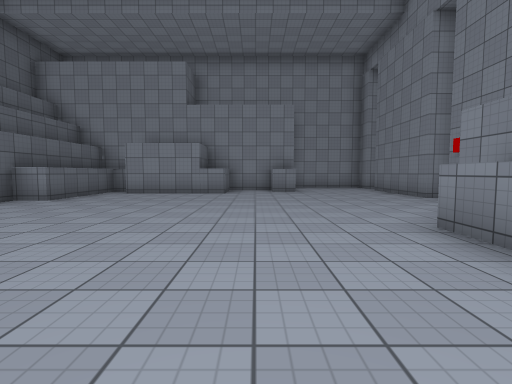
[1] (above)

12 first-person views from a walk through a scene from a Unity 3-D project. The camera is 1.3 m above the floor, tilts 4° down and sees 85° across. The floor is counted in squares, 2 m on a side. Each view is taken from the middle of a square. On the plan, view 1 faces up. The plan holds only what a view shows up to about 9 squares ahead; the rest is blank. The place goes on beyond the plan. The player character is not drawn. Surface patterns are stand-ins for the level's own textures.

[2]
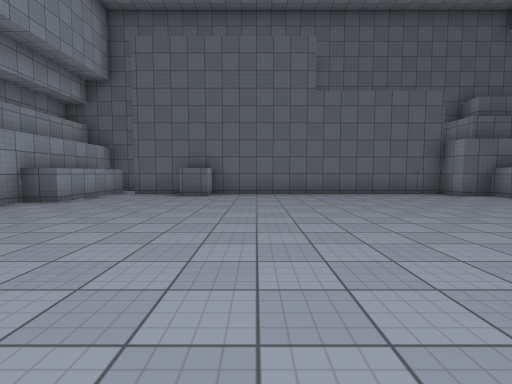

[3]
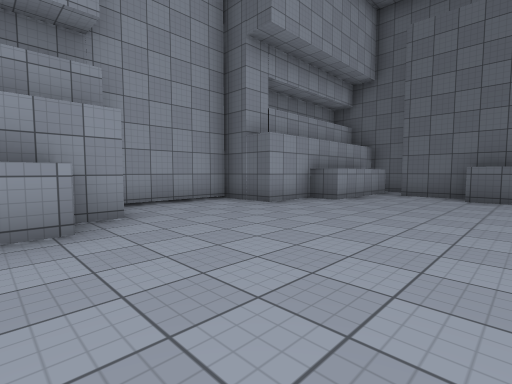

[4]
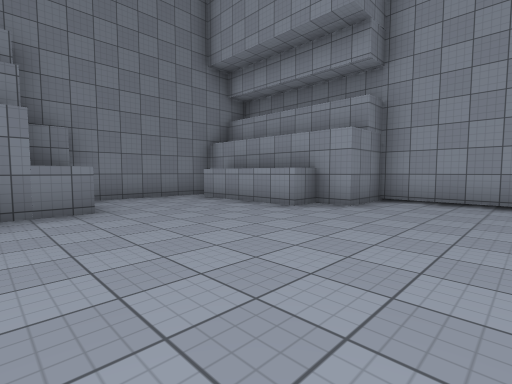

[5]
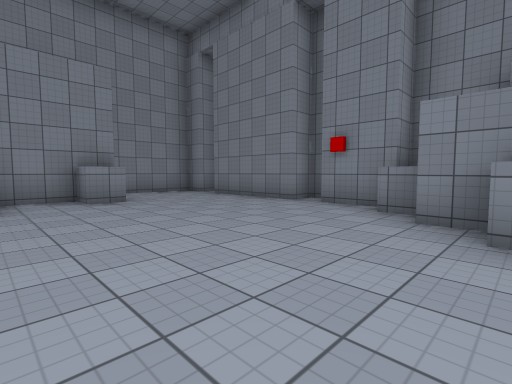

[6]
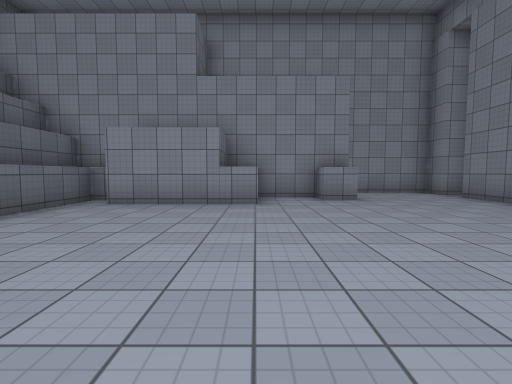

[7]
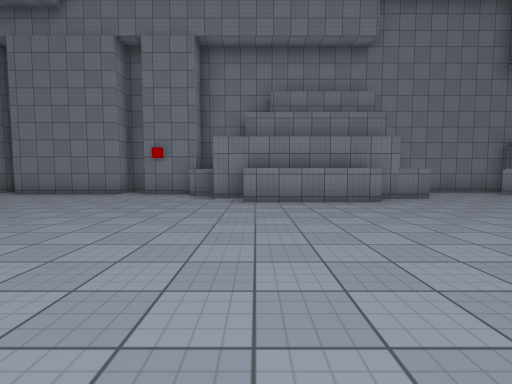

[8]
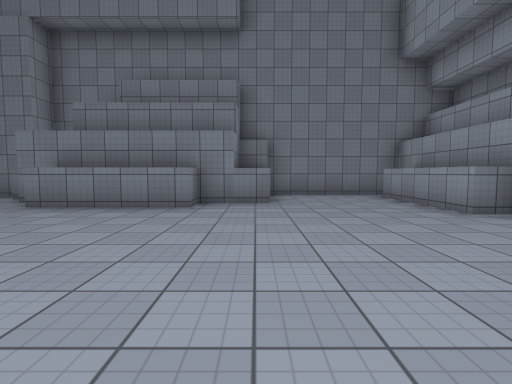

[9]
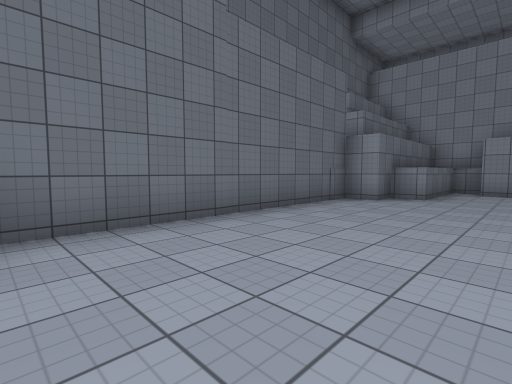

[10]
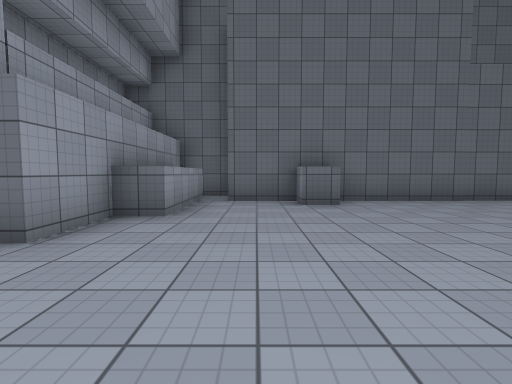

[11]
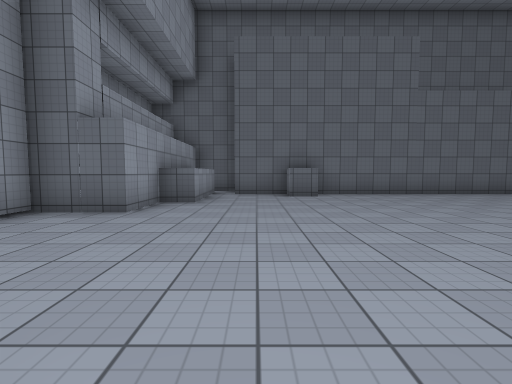

[12]
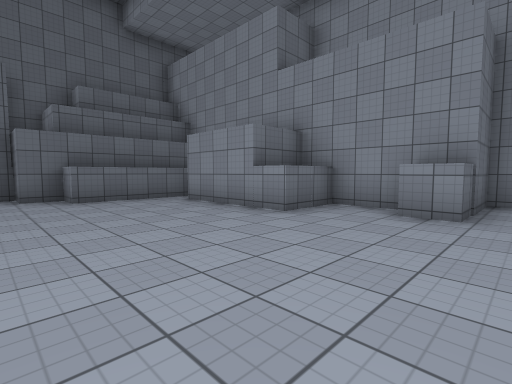

### Floor plan
Points are (right, up) in squares from view 1. A wall is a line through its corners. A room is listed if a view was taken in it or the views show most of it. See-through windows are left out.
Room 1 (views 1, 2, 3, 4, 5, 6, 7, 8, 9, 10, 11, 12)
walls: (3, 0.2) (2.1, 0.2) (2.1, 3.4); (3.7, 4.1) (3.7, 4.9); (2.9, -1.4) (2.9, 4.1); (4.3, 4.8) (4.3, 6.4); (-6.2, -1.3) (-5.6, -1.3) (-5.6, -2.1) (-6.4, -2.1); (-6.4, 5.6) (-6.4, -3.8); (1.3, -5.1) (1.3, -4.4) (4.4, -4.4); (5.1, 7.1) (4.3, 7.1) (4.3, 10.2); (-4, 9.4) (-4.8, 9.4) (-4.8, 6.4) (-5.6, 6.4); (-1, 10.2) (-1, 8.7) (-4.1, 8.7); (1.5, 10.2) (-1.7, 10.2) (-1.7, 8.6); (-7.1, -4.4) (-4.1, -4.4) (-4.1, -5.2); (-7.9, -3.7) (-7.9, -5.1) (-2.5, -5.1) (-2.5, -6.6) (0.5, -6.6) (0.5, -5.1) (5.1, -5.1) (5.1, -1.4); (-5.6, 10.2) (-5.6, 5.6) (-6.7, 5.6); (5.1, 11) (4.3, 11) (4.3, 11.7) (1.4, 11.7) (1.4, 9.4) (0.5, 9.4) (0.5, 10.3)

Positions as (right, up) in squares from view 1, and headings:
1: (0, 0), facing up
2: (2, 0), facing left
3: (2, -1), facing down-left
4: (-2, 0), facing down-right
5: (-1, 3), facing up-right
6: (-1, 3), facing up
7: (-4, 3), facing right
8: (-3, -1), facing right
9: (-3, -1), facing up-left
10: (0, -3), facing left
11: (2, -3), facing left
12: (2, 5), facing up-left
